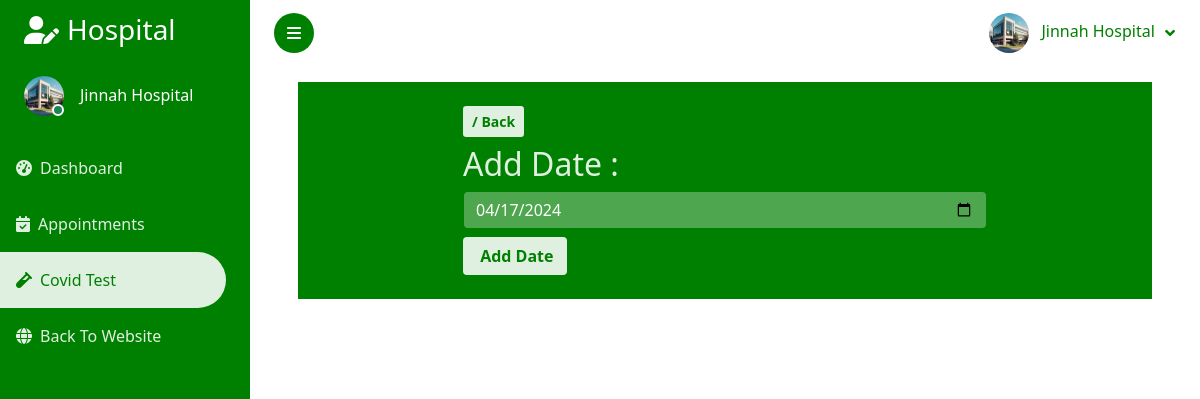
/hospital/update_date.php?id=1 (signed in), run on the app's committed database.
### tables this page shows
CREATE TABLE `tbl_hospital` (
  `id` int(11) NOT NULL,
  `name` varchar(50) DEFAULT NULL,
  `email` varchar(50) DEFAULT NULL,
  `password` varchar(50) DEFAULT NULL,
  `contact` varchar(15) DEFAULT NULL,
  `cid` varchar(50) DEFAULT NULL,
  `image` varchar(200) DEFAULT NULL,
  `address` varchar(100) DEFAULT NULL,
  `status` varchar(50) NOT NULL DEFAULT 'deactivate'
);

CREATE TABLE `tbl_test` (
  `id` int(11) NOT NULL,
  `pid` int(11) DEFAULT NULL,
  `hid` int(11) DEFAULT NULL,
  `date` varchar(50) DEFAULT NULL,
  `result` varchar(50) DEFAULT 'process'
);

### hospital/update_date.php (the view, shortened to what this page needs)
<?php
    include("connection.php");
    $page = "test";
?>
<?php require("top.php"); ?>
    <div class="container-fluid position-relative d-flex p-0">
        <?php
            include("sidebar.php");
        ?>
        <div class="content">
            <?php
                include("navbar.php");
            ?>
            <div class="container px-md-5 py-3">
                <div class="row m-0 p-3 bg-green">
                    <div class="col-md-2"></div>
                    <div class="col-md-8">
                        <a href="covid_test.php" class="btn btn-white btn-sm my-2">/ Back</a>
                        <h2>Add Date :</h2>
                        <?php
                            $id = $_GET['id'];
                            $fetch_query = "SELECT * FROM tbl_test WHERE id = $id";
                            $f_q_r = mysqli_query($connection,$fetch_query);
                            $assoc = mysqli_fetch_assoc($f_q_r);
                        ?>
                        <form method="POST">
                            <input type="date" value="<?php echo $assoc['date'] ?>" class="form-control" id="datePicker"  name="date" required>
                            <input type="submit" class="btn btn-white my-2 " value=" Add Date" name="btn_add">
                        </form>
                    </div>
                    <div class="col-md-2"></div>
                </div>
            </div>
        </div>
    </div>
<?php require("bottom.php"); ?>

### hospital/sidebar.php (shortened to what this page needs)
<?php
    include("connection.php");
?>
<div class="sidebar pe-4 pb-3">
    <nav class="navbar bg-green navbar-dark">
        <a href="index.php" class="navbar-brand mx-4 mb-3">
            <h3 class="text-white"><i class="fa fa-user-edit me-2"></i>Hospital</h3>
        </a>
        <div class=" ms-4 mb-4">
            <a href="hospital_profile.php" class="d-flex align-items-center text-decoration-none ">
                <div class="position-relative">
                    <?php
                        $session = $_SESSION['hospital']['id'];
                        $query = "SELECT * FROM tbl_hospital WHERE id = $session";
                        $result = mysqli_fetch_assoc(mysqli_query($connection,$query));
                    ?>
                    <img class="rounded-circle" src="<?php echo $result['image'];?>" alt="" style="width: 40px; height: 40px;">
                    <div class="bg-success rounded-circle border border-2 border-white position-absolute end-0 bottom-0 p-1"></div>
                </div>
                <div class="ms-3">
                    <h6 class="mb-0 text-white "><?php echo $result['name'];?></h6>
                </div>
            </a>
        </div>
        <div class="navbar-nav w-100">
            <a href="index.php" class="nav-item nav-link p-3 <?php if($page == "home"){echo "active";} ?>"><i class="fa fa-tachometer-alt me-2"></i>Dashboard</a>
            <a href="appointment.php" class="nav-item nav-link p-3 <?php if($page == "appointment"){echo "active";} ?>"><i class="fas fa-calendar-check me-2 "></i>Appointments</a>
            <a href="covid_test.php" class="nav-item nav-link p-3 <?php if($page == "test"){echo "active";} ?>"><i class="fas fa-vial me-2 "></i>Covid Test</a>
            <a href="../orthoc/" class="nav-item nav-link p-3 "><i class="fas fa-globe me-2 "></i>Back To Website</a>
        </div>
    </nav>
</div>

### hospital/navbar.php (shortened to what this page needs)
<?php
    include("connection.php");
?>
<nav class="navbar navbar-expand bg-white navbar-dark sticky-top px-4 py-0">
    <a href="#" class="sidebar-toggler flex-shrink-0">
        <i class="fa fa-bars"></i>
    </a>
    <div class="navbar-nav align-items-center ms-auto">
        <div class="nav-item dropdown">
            <button class="nav-link btn dropdown-toggle" type="button" id="dropdownMenuButton1" data-bs-toggle="dropdown" aria-expanded="false">
                <?php
                    $session = $_SESSION['hospital']['id'];
                    $query = "SELECT * FROM tbl_hospital WHERE id = $session";
                    $result = mysqli_fetch_assoc(mysqli_query($connection,$query));
                ?>
                <img class="rounded-circle me-lg-2" src="<?php echo $result['image'];?>" alt="" style="width: 40px; height: 40px;">
                <span class="d-none d-lg-inline-flex"><?php echo $result['name'];?></span>
            </button>
        </div>
    </div>
</nav>

### admin_panel/assets/css/style.css (style rules this page uses)
:root { --primary: #EB1616; --green: #008000; --light: #ffffffe0; --dark: #000000; }
.btn { transition: .5s; }
.sidebar { position: fixed; top: 0; left: 0; bottom: 0; width: 250px; height: 100vh; overflow-y: auto; background: var(--green); transition: 0.5s; z-index: 999; }
.content { margin-left: 250px; min-height: 100vh; background: var(--light); transition: 0.5s; }
@media (min-width: 992px) { .sidebar { margin-left: 0; } }
@media (min-width: 992px) { .content { width: calc(100% - 250px); } }
.bg-green { background-color: var(--green); color: var(--light); }
.btn-white { background-color: var(--light); color: var(--green); font-weight: bolder; }
.form-control { background-color: #ffffff4e !important; color: #ffffff; border: 1px solid green; }
.sidebar .navbar .navbar-nav .nav-link { padding: 7px 20px; color: var(--light); font-weight: 500; border-left: 3px solid var(--secondary); border-radius: 0 30px 30px 0; outline: none; }
.sidebar .navbar .navbar-nav .nav-link:hover, .sidebar .navbar .navbar-nav .nav-link.active { color: var(--green); background: var(--light); border-color: var(--primary); }
.content .navbar .navbar-nav .nav-link { margin-left: 25px; padding: 12px 0; color: var(--green); outline: none; }
.content .navbar .sidebar-toggler, .content .navbar .navbar-nav .nav-link i { width: 40px; height: 40px; display: inline-flex; align-items: center; justify-content: center; background: var(--green); color: #ffffff; border-radius: 40px; }
.content .navbar .dropdown-toggle::after { margin-left: 6px; vertical-align: middle; border: none; content: "\f107"; font-family: "Font Awesome 5 Free"; font-weight: bolder; transition: .5s; color: #008000; }

### data on the page
tbl_hospital: image (picture), name "Jinnah Hospital"
tbl_test: date "04/17/2024"
